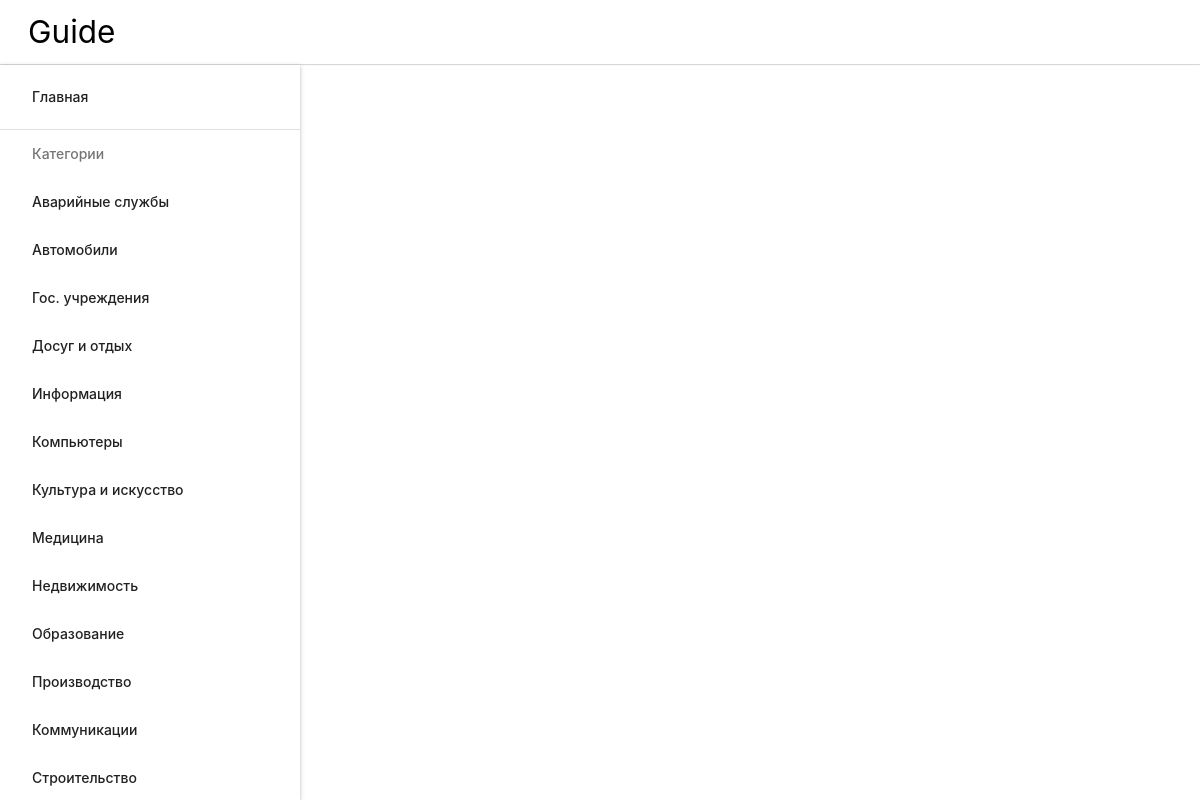
The page / on the database its author committed.
### guide/models.py (models this page shows, shortened)
class Category(models.Model):
    title = models.CharField(max_length=70)
    slug = models.SlugField(max_length=70, unique=True)
    rating = models.IntegerField(default=0)
    class Meta:
        verbose_name = 'Category'
        verbose_name_plural = 'Categories'

### guide/views.py (the view)
# urls.py: 2. Add a URL to urlpatterns:  path('', views.home, name='home')
def home(request):
    categories = Category.objects.all()
    return render(request, "home.html", {"categories": categories})

### templates/home.html (shortened to what this page needs)
{% extends "shared/layout.html" %}

### templates/shared/layout.html (shortened to what this page needs)
<!DOCTYPE html>
<html>
  <head>
    <link rel="stylesheet" href="https://cdnjs.cloudflare.com/ajax/libs/materialize/1.0.0/css/materialize.min.css">
  </head>
  <body>
    <ul id="slide-out" class="sidenav sidenav-fixed">
            <li><a class="waves-effect" href="{% url 'home' %}">Главная</a></li>
            <li><div class="divider"></div></li>
            <li><a class="subheader">Категории</a></li>
        {% for category in categories %}
            <li><a class="waves-effect" href="{% url 'category' category.id %}">{{ category.title }}</a></li>
        {% endfor %}
    </ul>
    <div class="navbar-fixed">
        <nav class="white navbar-fixed">
            <a href="{% url 'home' %}" class="brand-logo black-text">Guide</a>
        </nav>
    </div>
    <div class="content-wrapper">
        <div class="container">
        </div>
    </div>
  </body>
</html>

### templates/shared/layout.html (style rules this page uses)
.content-wrapper { padding-left: 300px; }
.brand-logo { margin-left:28px; }
.sidenav { top:65px; padding-top:8px; height: calc(100% - 65px )!important; }
nav { -webkit-box-shadow: 0 0px 0px 0 rgba(0,0,0,0.14),0 0px 0px 0px rgba(0,0,0,0.12),0 1px 1px 0 rgba(0,0,0,0.2); box-shadow: 0 1px 1px 0 rgba(0,0,0,0.14),0 1px 1px -1px rgba(0,0,0,0.12),0 0px 0px 0 rgba(0,0,0,0.2); }
.container { padding-top:15px; }

### rows shown on the page
Category: title "Аварийные службы"
Category: title "Автомобили"
Category: title "Гос. учреждения"
Category: title "Досуг и отдых"
Category: title "Информация"
Category: title "Компьютеры"
Category: title "Культура и искусство"
Category: title "Медицина"
Category: title "Недвижимость"
Category: title "Образование"
Category: title "Производство"
Category: title "Коммуникации"
Category: title "Строительство"
